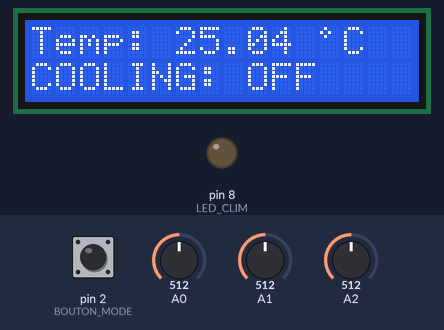
A sketch run on a simulated Arduino Uno, built with avr-gcc and run on an emulated ATmega328P. On the bench: 16×2 character LCD, output pins drawn as LEDs (lit = HIGH). The inputs (shaded band) are chosen by the test bench; at power-on: A0 = 512, pin 2 (BOUTON_MODE) HIGH, A2 = 512, A1 = 512. What the sketch prints to the serial monitor is not drawn.

Above: at 4.2 s.
4.3 s: A0 set to 606
At 5.5 s:
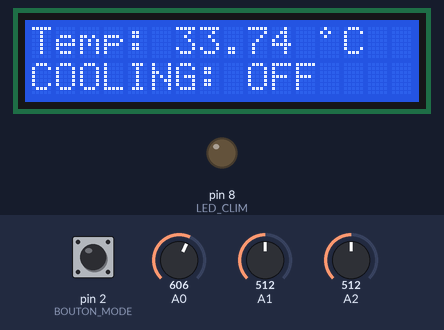
6.0 s: A0 set to 634
At 7.1 s:
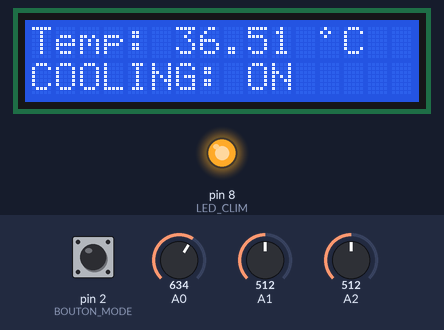
7.5 s: pin 2 (BOUTON_MODE) pulled LOW for 0.15 s
At 8.7 s:
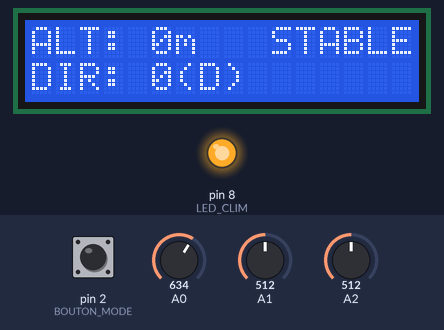
9.1 s: A2 set to 582
10.6 s: A2 set to 608
At 11.9 s:
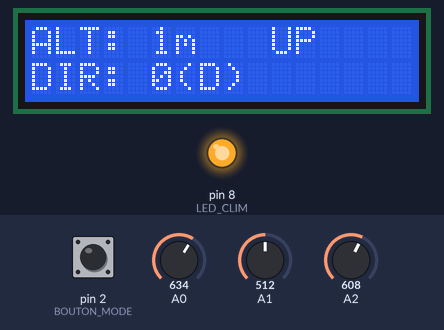
13.6 s: A1 set to 494
At 15.3 s:
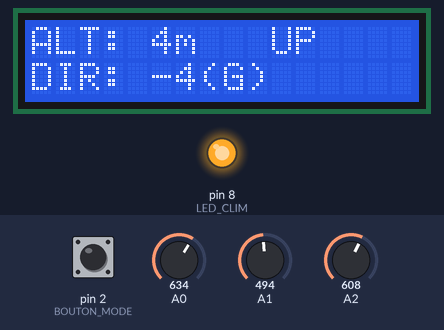
Timing chart, 0 to 16.8 s (numbered marks = the images above; inputs shaded):
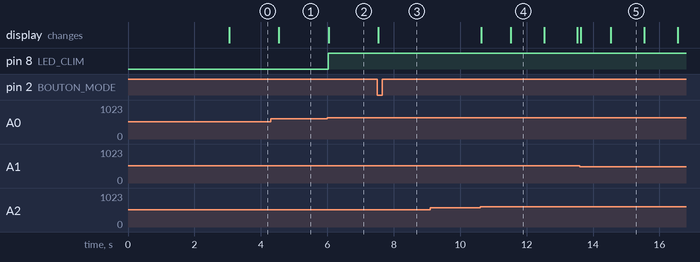

Measured:
- the behaviour switches between 618 and 619 on A0 (found by bisection; images 1 and 2)
- the behaviour switches between 600 and 601 on A2 (found by bisection; images 3 and 4)
- the behaviour switches between 512 and 511 on A1 (found by bisection; images 4 and 5)
- after the input at 4.3 s, the display: changes after 0.23 s (image 1)
- after the input at 6.0 s, pin 8 (LED_CLIM): LOW → HIGH at once; the display: changes at once (image 2)
- after the input at 7.5 s, the display: changes at once (image 3)
- after the input at 9.1 s, every drawn part: stays the same
- after the input at 10.6 s, the display: first changes at once (image 4 shows a later state)
- after the input at 13.6 s, the display: first changes at once (image 5 shows a later state)

The sketch:

0sx_labo_03.ino
```cpp
//TEMATIO TSAKEMG
#include <Wire.h>
#include <LCD_I2C.h>

LCD_I2C lcd(0x27, 16, 2); // Adresse I2C 0x27, écran 16x2

const int LED_CLIM = 8;
const int BOUTON_MODE = 2;
float RESISTANCE_REF = 10000; // Résistance de référence
float logResistance, resistanceNTC, temperatureKelvin, temperatureCelsius;

float coeff1 = 1.129148e-03, coeff2 = 2.34125e-04, coeff3 = 8.76741e-08; // Coefficients Steinhart-Hart
int etatClim = 0; // 0 = OFF, 1 = ON
const String numEtudiant = "2407822";
unsigned long dernierMajTemperature = 0;
unsigned long dernierMajSerie = 0;
unsigned long dernierAppuiBouton = 0;
unsigned long dernierMajLCD = 0;
int altitude = 0;
int nMax = 200;
int valSup = 600;
int valInf = 400;
int modeAffichage = 0; // 0 = Température, 1 = Contrôle Joystick
bool etatBouton = HIGH, etatBoutonPrecedent = HIGH;

byte caractereNumero[8] = {
  B01000,
  B10100,
  B00100,
  B01010,
  B11101,
  B00001,
  B00010,
  B00111
};

byte caractereDegre[8] = {
  0B01000,
  0B10100,
  0B01000,
  0B00000,
  0B00000,
  0B00000,
  0B00000,
  0B00000
};

void afficherMessageDemarrage() {
    static unsigned long tempsAttente = 3000;

    lcd.createChar(0, caractereNumero);
    lcd.createChar(1, caractereDegre);

    while (millis() < tempsAttente) {
        lcd.print("TEMATIO TSAKENG");

        lcd.setCursor(0, 1);
        lcd.print(char(0));

        lcd.setCursor(9, 1);
        lcd.print("*****22");
    }
}

void setup() {
    pinMode(LED_CLIM, OUTPUT);
    pinMode(BOUTON_MODE, INPUT_PULLUP); // Activer la résistance de pull-up interne
    Serial.begin(115200);

    lcd.begin(16, 2);
    lcd.backlight();

    // Affichage du message de démarrage
    afficherMessageDemarrage();
    lcd.clear();
}

void mesurerTemperature() {
    static unsigned long intervalleMaj = 500;

    if (millis() - dernierMajTemperature >= intervalleMaj) {
        dernierMajTemperature = millis();

        int valeurNTC = analogRead(A0);
        resistanceNTC = RESISTANCE_REF * (1023.0 / valeurNTC - 1.0);
        logResistance = log(resistanceNTC);
        temperatureKelvin = (1.0 / (coeff1 + coeff2 * logResistance + coeff3 * logResistance * logResistance * logResistance));
        temperatureCelsius = temperatureKelvin - 273.15;

        lcd.setCursor(0, 0);
        lcd.print("Temp: ");
        lcd.print(temperatureCelsius);
        lcd.print(" ");
        lcd.print(char(1));
        lcd.print("C");


        lcd.setCursor(0, 1);
        if (temperatureCelsius > 35) {
            digitalWrite(LED_CLIM, HIGH);
            lcd.print("COOLING: ON  ");
            etatClim = 1;
        } else if (temperatureCelsius < 30) {
            digitalWrite(LED_CLIM, LOW);
            lcd.print("COOLING: OFF ");
            etatClim = 0;
        }
    }
}


void controlerJoystick() {
    static unsigned long intervalleMaj = 1000; // 1 seconde

    int valeurX = analogRead(A1);
    int valeurY = analogRead(A2);

    // Mise à jour altitude chaque seconde
    if (millis() - dernierMajLCD >= intervalleMaj) {
        dernierMajLCD = millis();

        if (valeurY > valSup) {
            //mon Joystick monte vers le haut
            if (altitude < nMax) {
                altitude += 1; // plus 1metre  par seconde
            }
        } else if (valeurY < valInf) {
            // Joystick descend vers le bas
            if (altitude > 0) {
                altitude -= 1; // -1metre  par seconde
            }
        }

    }

    // Calcul direction
    int direction = map(valeurX, 0, 1023, -90, 90);

    // Affichage ligne 1 - Altitude
    lcd.setCursor(0, 0);
    lcd.print("ALT: ");
    lcd.print(altitude);
    lcd.print("m   ");

    if (valeurY > valSup) {
        lcd.print("UP    ");
    }
    else if (valeurY < valInf) {
        lcd.print("DOWN  ");
    }
    else {
        lcd.print("STABLE");
    }


    // Affichage ligne 2 - Direction
    lcd.setCursor(0, 1);
    lcd.print("DIR: ");
    lcd.print(direction);

    if (direction < 0) {
        lcd.print("(G)  ");
    } else {
        lcd.print("(D)  ");
    }
}


void gererBoutonMode() {
    etatBouton = digitalRead(BOUTON_MODE);

    if (etatBouton == LOW && etatBoutonPrecedent == HIGH) {
        if (millis() - dernierAppuiBouton >= nMax) {
            dernierAppuiBouton = millis();
            modeAffichage = (modeAffichage + 1) % 2;
            lcd.clear();
        }
    }
    etatBoutonPrecedent = etatBouton;

    if (modeAffichage == 0) {
        mesurerTemperature();
    } else {
        controlerJoystick();
    }
}

void affichageSerie(){
static unsigned long intervalleEnvoiSerie = 100;

    if (millis() - dernierMajSerie >= intervalleEnvoiSerie) {

        dernierMajSerie = millis();

        int valeurX = analogRead(A1);
        int valeurY = analogRead(A2);

        Serial.print("etd:");
        Serial.print(numEtudiant);
        Serial.print(",x:");
        Serial.print(valeurX);
        Serial.print(",y:");
        Serial.print(valeurY);
        Serial.print(",sys:");
        Serial.println(etatClim);
    }
}

void loop() {

gererBoutonMode();
affichageSerie();

}
```
